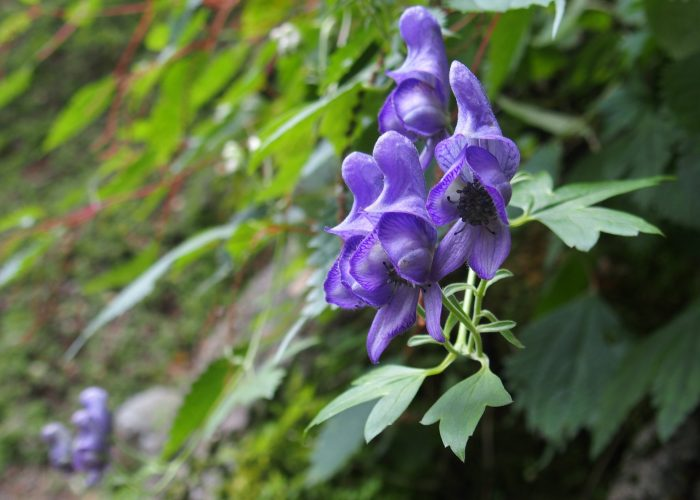
#> input picture Source_Images/Aconitum.jpg, 700 x 500 px; its folder holds only this picture in this run
$ python photomosaics.py --input Source_Images/Aconitum.jpg --tile-size 100 --method euclid
#> lines starting #> are read from the running program, lines starting #| are printed output that depends on the picture
#> further down, input_img is the input picture: shape (500, 700, 3); mean B, G, R 76.2, 103.5, 91.4
import colorspacious, argparse, os
import cv2 as cv
import numpy as np
from scipy.spatial import KDTree

LIBRARY_PATH = "Source_Images"

def color_distance_deltaE(color1, color2):
    col1 = [color1[0], color1[1], color1[2]]
    col2 = [color2[0], color2[1], color2[2]]
    col1_lab = colorspacious.cspace_convert(col1, "sRGB255", "CAM02-UCS")
    col2_lab = colorspacious.cspace_convert(col2, "sRGB255", "CAM02-UCS")

    return colorspacious.deltaE(col1_lab, col2_lab)

def color_distance_euclid(color1, color2):
    return np.sqrt(np.sum((np.array(color1) - np.array(color2)) ** 2))

def find_best_match(color, kdtree, library, dist_func):
    _, indices = kdtree.query(color)
    if isinstance(indices, np.int64):
        indices = [indices]
    best_match = None
    best_distance = float('inf')
    for index in indices:
        distance = dist_func(color, library[index]['average_color'])
        if distance < best_distance:
            best_match = library[index]
            best_distance = distance

    return best_match

def load_image(file_path, tile_size):
#> called with file_path = 'Source_Images/Aconitum.jpg', tile_size = 100
    img = cv.imread(file_path, cv.IMREAD_UNCHANGED)
    return cv.resize(img, (tile_size, tile_size))
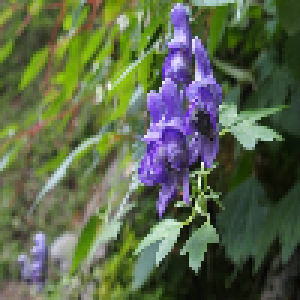
#> returned value: shape (100, 100, 3) (shown 3 times larger); mean of channels 0, 1, 2 76.2, 103.5, 91.4; drawn as B, G, R

def average_color(image):
    return cv.mean(image)[:3]

def load_library(tile_size):
    file_paths = [os.path.join(LIBRARY_PATH, file_name) for file_name in os.listdir(LIBRARY_PATH)]
    library = []
    for file_path in file_paths:
        image = load_image(file_path, tile_size)
        avg = average_color(image)
#> avg = (76.19, 103.5, 91.38)
        library.append({'image': image, 'average_color': avg})

    return library

def photomosaics(img, tile_size, dist_func):
    img = cv.resize(img, (img.shape[1] - (img.shape[1] % tile_size), img.shape[0] - (img.shape[0] % tile_size)))
    library = load_library(tile_size)
#> library = 1 item
    colors = np.array([image_dict['average_color'] for image_dict in library])
#> colors = [[76.19, 103.5, 91.38]]
    kdtree = KDTree(colors)

    if not library:
        raise Exception("Error: Image library is empty.")

    output_image = np.zeros_like(img)

    for y in range(0, img.shape[0], tile_size):
        for x in range(0, img.shape[1], tile_size):
            tile = img[y:y+tile_size, x:x+tile_size]
            tile_avg_color = average_color(tile)
            best_match = find_best_match(tile_avg_color, kdtree, library, dist_func)
            best_match_image = best_match['image']
            output_image[y:y+tile_size, x:x+tile_size] = best_match_image
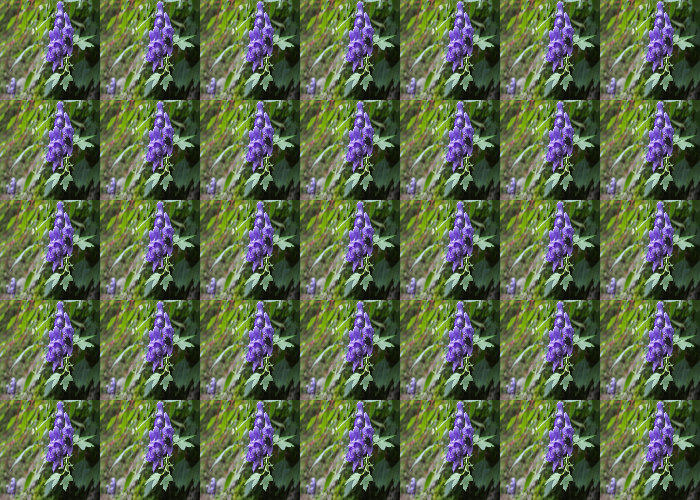
#> output_image: shape (500, 700, 3); mean B, G, R 76.2, 103.5, 91.4
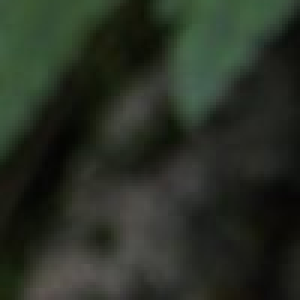
#> tile: shape (100, 100, 3) (shown 3 times larger); mean B, G, R 36.6, 47.4, 40.7

    return output_image

def display(input, output):
    input = cv.resize(input, (500, 500))
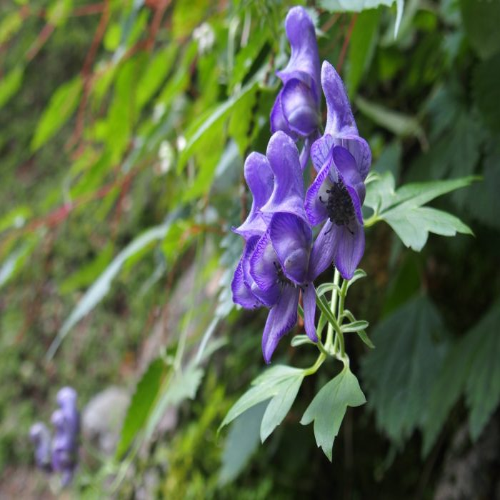
#> input: shape (500, 500, 3); mean of channels 0, 1, 2 76.2, 103.5, 91.4; drawn as B, G, R
    output = cv.resize(output, (500, 500))
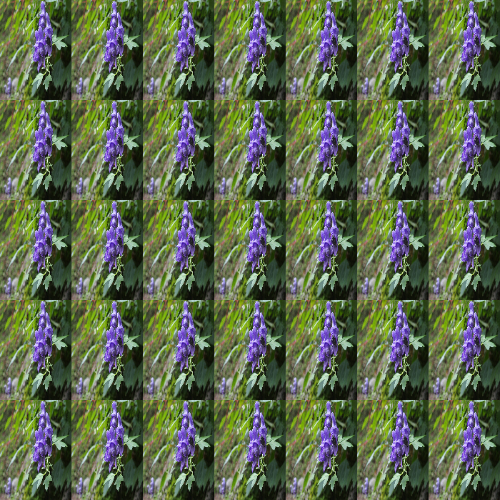
#> output: shape (500, 500, 3); mean of channels 0, 1, 2 76.2, 103.5, 91.4; drawn as B, G, R

    cv.imshow('Result', output)
    cv.imshow('Input image', input)
    cv.moveWindow('Input image', 100, 50)
    cv.moveWindow('Result', 625, 50)
    cv.waitKey(0)
    cv.destroyAllWindows()

if __name__ == "__main__":
    parser = argparse.ArgumentParser(description="Run a photomosaics program on input image.")

    parser.add_argument("-i", "--input", required=True, help="path to input image")
    parser.add_argument("-t", "--tile-size", type=int, required=True, help="size of tiles in output image")
    parser.add_argument("-m", "--method", choices=["euclid", "deltaE"], required=True, help="color distance method to use")

    args = parser.parse_args()
    filename, tile_size = args.input, args.tile_size
    method = color_distance_deltaE if args.method == "deltaE" else color_distance_euclid

    input_img = cv.imread(filename)
    img = photomosaics(input_img, tile_size, method)

    og = cv.imread(filename)

    display(og, img)

$ run again, on Source_Images/Anthurium.jpg
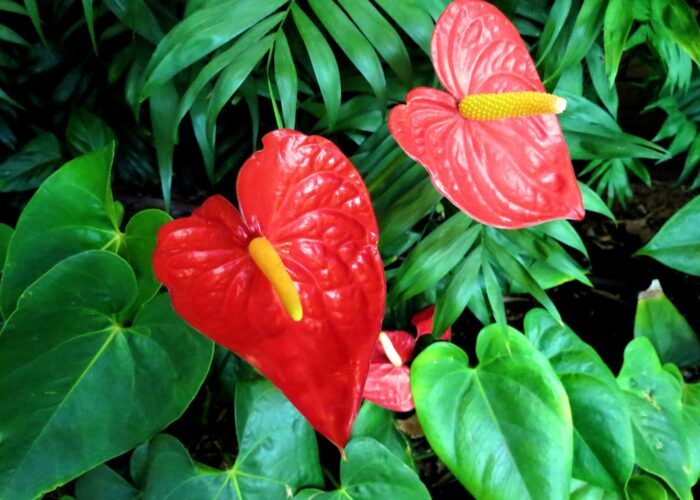
#> input picture Source_Images/Anthurium.jpg, 700 x 500 px
#> input_img is the input picture: shape (500, 700, 3); mean B, G, R 58.8, 99.1, 76.9
#> in load_image, `return cv.resize(img, (tile_size, tile_size))`:
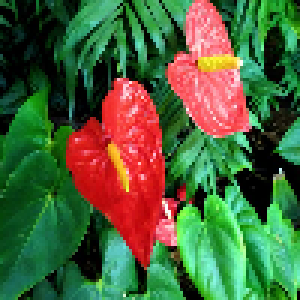
#> returned value: shape (100, 100, 3) (shown 3 times larger); mean of channels 0, 1, 2 58.7, 99, 76.9; drawn as B, G, R
#> avg = (58.69, 99, 76.93)
#> library = 1 item
#> colors = [[58.69, 99, 76.93]]
#> in display, `output = cv.resize(output, (500, 500))`:
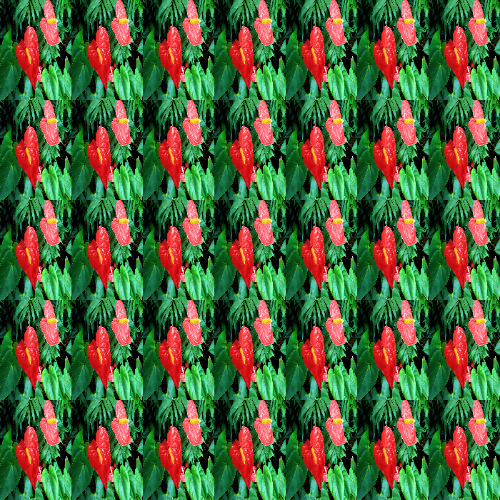
#> output: shape (500, 500, 3); mean of channels 0, 1, 2 58.7, 99, 76.9; drawn as B, G, R

$ run again, on Source_Images/Antirrhinum.jpg
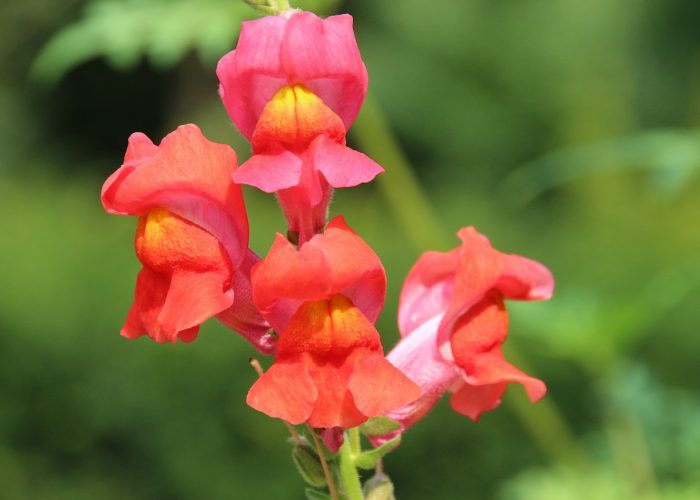
#> input picture Source_Images/Antirrhinum.jpg, 700 x 500 px
#> input_img is the input picture: shape (500, 700, 3); mean B, G, R 59, 105.5, 123.8
#> in load_image, `return cv.resize(img, (tile_size, tile_size))`:
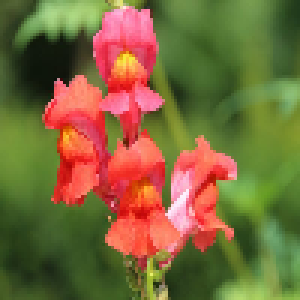
#> returned value: shape (100, 100, 3) (shown 3 times larger); mean of channels 0, 1, 2 58.9, 105.5, 123.8; drawn as B, G, R
#> avg = (58.95, 105.5, 123.8)
#> library = 1 item
#> colors = [[58.95, 105.5, 123.8]]
#> in display, `output = cv.resize(output, (500, 500))`:
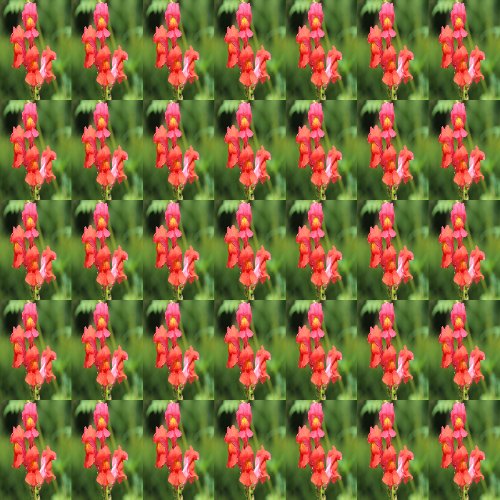
#> output: shape (500, 500, 3); mean of channels 0, 1, 2 58.9, 105.5, 123.8; drawn as B, G, R

$ run again, on Source_Images/Ageratum.jpg
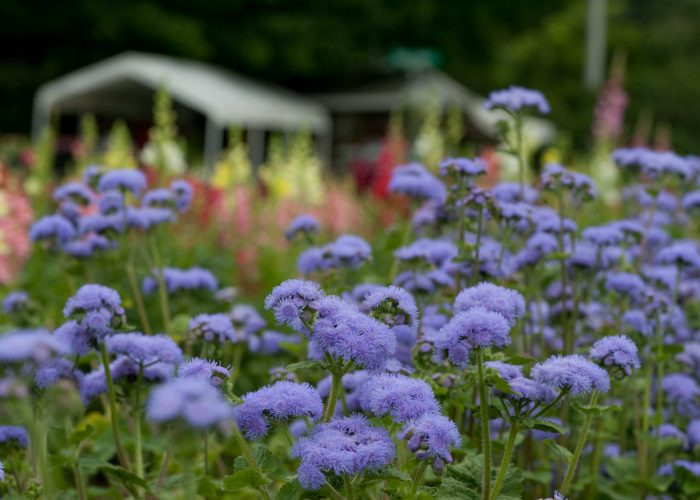
#> input picture Source_Images/Ageratum.jpg, 700 x 500 px
#> input_img is the input picture: shape (500, 700, 3); mean B, G, R 76.3, 87.9, 81.7
#> in load_image, `return cv.resize(img, (tile_size, tile_size))`:
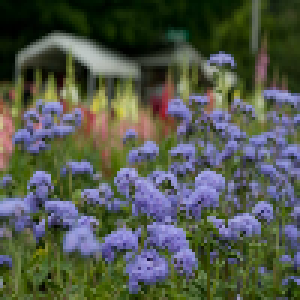
#> returned value: shape (100, 100, 3) (shown 3 times larger); mean of channels 0, 1, 2 76.3, 87.9, 81.8; drawn as B, G, R
#> avg = (76.27, 87.94, 81.77)
#> library = 1 item
#> colors = [[76.27, 87.94, 81.77]]
#> in display, `output = cv.resize(output, (500, 500))`:
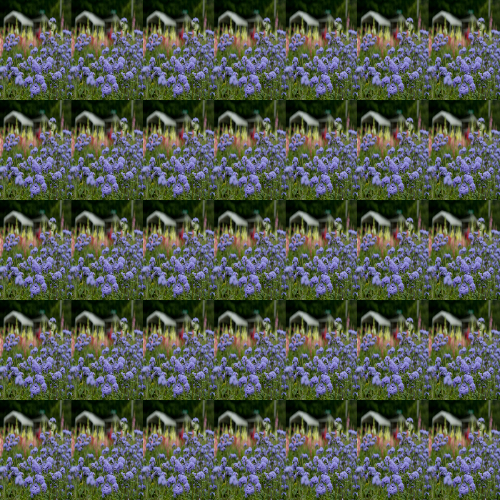
#> output: shape (500, 500, 3); mean of channels 0, 1, 2 76.3, 87.9, 81.8; drawn as B, G, R
